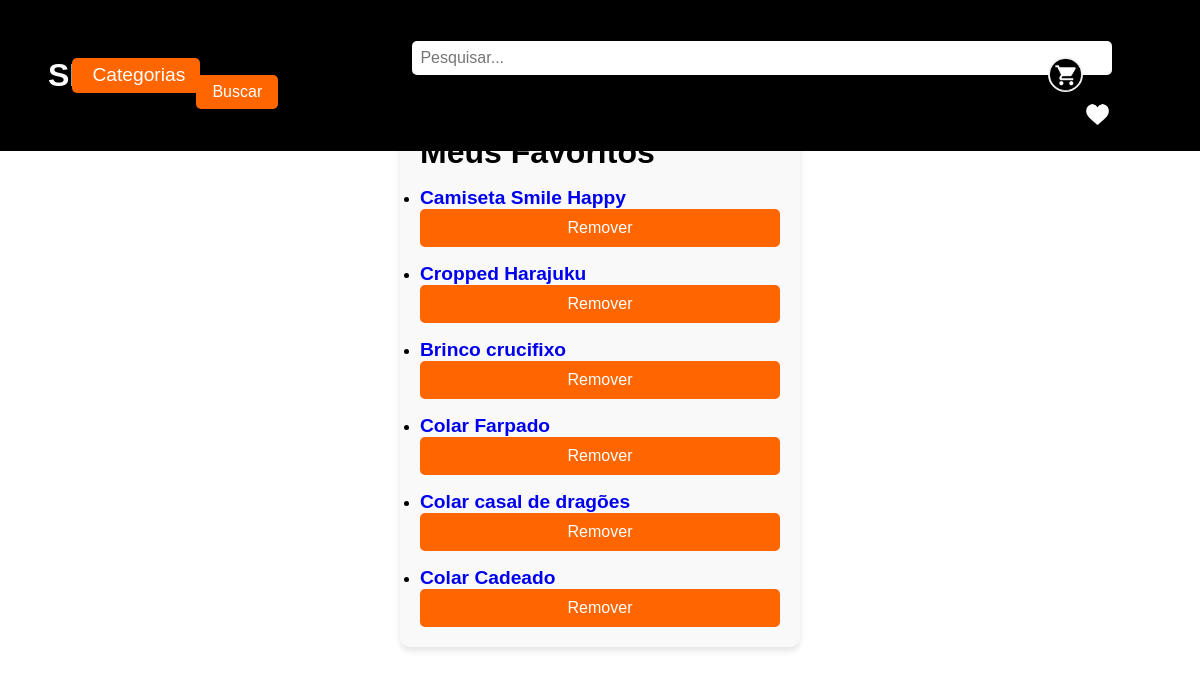
The app's page /favoritos/ (signed in) with its own data.
### sistema_principal/models.py (models this page shows, shortened)
class Favorito(models.Model):
    usuario = models.ForeignKey(settings.AUTH_USER_MODEL, on_delete=models.CASCADE, related_name='favoritos')
    produto = models.ForeignKey(Produto, on_delete=models.CASCADE, related_name='favoritos')
    class Meta:
        unique_together = ('usuario', 'produto')  # Garante que um usuário só pode favoritar um produto uma vez

class Produto(models.Model):
    nome = models.CharField(max_length=100)
    descricao = models.TextField()
    preco = models.DecimalField(max_digits=10, decimal_places=2)
    categoria = models.ForeignKey(Categoria, related_name='produtos', on_delete=models.CASCADE)
    subcategoria = models.ForeignKey(SubCategoria, related_name='produtos', on_delete=models.CASCADE)
    desconto = models.DecimalField(max_digits=10, decimal_places=2, default=0)
    quantidade_de_produtos = models.IntegerField()  # Usar IntegerField para quantidade

### sistema_principal/views.py (the view)
# urls.py: path('favoritos/', views.lista_favoritos, name='lista_favoritos'),
def lista_favoritos(request):
    favoritos = Favorito.objects.filter(usuario=request.user).select_related('produto')
    return render(request, 'sistema_principal/lista_favoritos.html', {'favoritos': favoritos})

### sistema_principal/templates/sistema_principal/lista_favoritos.html (shortened to what this page needs)
<!DOCTYPE html>
<html lang="pt-br">
<head>
    <link rel="stylesheet" href="../../static/sistema_principal/css/favoritos.css">
</head>
<body>
    <header>
        <div class="container">
            <div class="logo-nome">
                <a href="{% url 'inicio' %}" class="nome_loja-link">
                    <h1 class="nome_loja">SICKFIT</h1>
                </a>
            </div>
            <div class="search-bar">
                <form action="{% url 'pesquisar' %}" method="get">
                    <input type="text" name="q" placeholder="Pesquisar...">
                    <button type="submit">Buscar</button>
                </form>
            </div>
            <div class="menu">
                <ul class="menu-list">
                    <li class="menu-item dropdown">
                        <a href="#" class="categoria">Categorias</a>
                    </li>
                </ul>
            </div>
            <div class="user-options">
            {% if user.is_authenticated %}
                <a href="{% url 'carrinho' %}"><img src="../../static/sistema_principal/images/carrinho1.png" alt="Carrinho" class="carro"></a>
                <a href="{% url 'lista_favoritos' %}"><img src="../../static/sistema_principal/images/coração.png" alt="Favoritos" class="coracao"></a>
            {% else %}
                <a href="{% url 'login' %}"><img src="../../static/sistema_principal/images/carrinho1.png" alt="Carrinho" class="carro"></a>
                <a href="{% url 'login' %}"><img src="../../static/sistema_principal/images/coração.png" alt="Favoritos" class="coracao"></a>
            {% endif %}
            </div>
        </div>
    </header>
<main>
    <div class="box">
        <h1>Meus Favoritos</h1>
        {% if favoritos %}
            <ul>
            {% for favorito in favoritos %}
                <li>
                    <a href="{% url 'produto_detalhes' produto_id=favorito.produto.id %}">
                        <h1 class="fav"> {{ favorito.produto.nome }} </h1>
                    </a>
                    <form action="{% url 'adicionar_remover_favorito' produto_id=favorito.produto.id %}" method="POST" style="display: inline;">
                        <button type="submit">Remover</button>
                    </form>
                </li>
            {% endfor %}
            </ul>
        {% else %}
            <p>Você ainda não tem produtos favoritos.</p>
        {% endif %}
    </div>
</main>
</body>
</html>

### sistema_principal/static/sistema_principal/css/favoritos.css (style rules this page uses)
* { margin: 0; padding: 0; box-sizing: border-box; }
a { text-decoration: none; }
body { font-family: Arial, sans-serif; padding-top: 4rem; }
.box { max-width: 400px; margin: 50px auto; padding: 20px; background-color: #f9f9f9; border-radius: 10px; box-shadow: 0 4px 6px rgba(0, 0, 0, 0.1); }
.box form button { width: 100%; padding: 10px; background-color: #ff6600; border: none; border-radius: 5px; color: white; font-size: 16px; cursor: pointer; transition: background-color 0.3s ease; }
.categoria { font-family: Arial, Helvetica, sans-serif; font-size: larger; position: relative; text-align: center; top: -0.5rem; }
.carro { width: 35px; border-radius: 100%; transition: transform 0.3s ease; position: relative; left: -12rem; }
.fav { padding-top: 1rem; font-family: Arial, Helvetica, sans-serif; font-size: larger; }
.coracao { width: 35px; border-radius: 100%; transition: transform 0.3s ease; position: relative; left: -10rem; }
.menu { position: relative; font-size: 1rem; color: white; background-color: #ff6600; border: none; border-radius: 5px; width: 8rem; height: 2.2rem; cursor: pointer; text-align: center; left: -65rem; }
.menu-list { list-style: none; margin: 0; padding: 0; }
.menu-item { position: relative; display: inline-block; text-decoration: none; }
.menu-item a { color: white; padding: 14px 20px; text-decoration: none; text-align: center; display: block; }
header { background-color: black; padding: 1rem; position: fixed; top: 0; left: 0; width: 100%; z-index: 1000; }
.container { display: flex; justify-content: space-between; align-items: center; }
.logo-nome { display: flex; align-items: center; }
.search-bar { display: flex; align-items: center; flex-grow: 1; margin-left: 1rem; }
.search-bar input[type="text"] { padding: 0.5rem; font-size: 1rem; border: none; border-radius: 5px; width: 700px; margin-left: 14rem; }
.search-bar button { padding: 0.5rem 1rem; font-size: 1rem; color: white; background-color: #ff6600; border: none; border-radius: 5px; margin-left: 0.5rem; cursor: pointer; }
.nome_loja { color: rgb(255, 255, 255); font-size: 2rem; margin-left: 2rem; }
.nome_loja-link:link, .nome_loja-link:visited { color: rgb(255, 255, 255); text-decoration: none; }
.logo-nome a { text-decoration: none; }
.dropdown { position: relative; display: inline-block; }

### records on screen
Favorito: produto.nome "Camiseta Smile Happy"
Favorito: produto.nome "Cropped Harajuku"
Favorito: produto.nome "Brinco crucifixo"
Favorito: produto.nome "Colar Farpado"
Favorito: produto.nome "Colar casal de dragões"
Favorito: produto.nome "Colar Cadeado"
